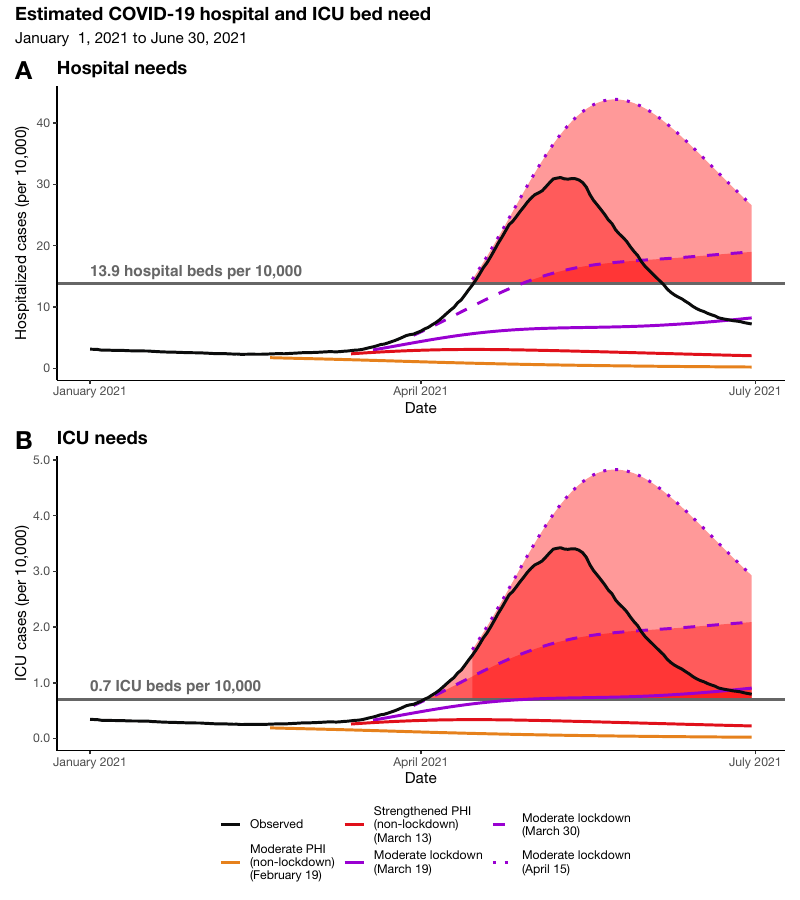

This figure's R source:
# libraries ----------
#install.packages("librarian")
librarian::shelf(data.table, janitor, ggplot2, patchwork, ggpubr)
source("model/esir_ally.R")
source("model/r_profile.R")

# source scripts and functions ----------
# f <- list.files(here("src"))
# for (i in seq_along(f)) {source(here("src", f[i]))}

# specifications ----------
hosp_cap <- 1.9e6 / 1.366e9 * 10000 # beds per 10,000
icu_cap  <- 95000 / 1.366e9 * 10000 # beds per 10,000

hosp_rate <- (.0604 * .921) + (.2817 * (1 - 0.921))
icu_rate  <- 0.11 # conditional on hospitalization

line_col  <- "#138808"
unity_col <- "gray40"

start_date <- "2021-01-01"
end_date   <- "2021-06-30"

# data ------------
dat <- fread("model/covid19india_national_counts_20211031.csv")

dat <- dat[, active_cases := (total_cases - total_recovered) / 10000][
  , `:=` (hosp_cases = active_cases * hosp_rate, icu_cases = active_cases * (hosp_rate * icu_rate), scenario = "Observed", date = as.Date(date))][]

feb_19 <- fread("model/seir_results/plot_data/Tier2_A.csv")[, scenario := "Moderate PHI\n(non-lockdown)\n(February 19)"][, .(date = dates, active_cases = value / 10000, scenario)][, `:=` (hosp_cases = active_cases * hosp_rate, icu_cases = active_cases * (hosp_rate * icu_rate), date = as.Date(date))][date >= as.Date("2021-02-19")]
mar_13 <- fread("model/seir_results/plot_data/Tier3_A.csv")[, scenario := "Strengthened PHI\n(non-lockdown)\n(March 13)"][, .(date = dates, active_cases = value / 10000, scenario)][, `:=` (hosp_cases = active_cases * hosp_rate, icu_cases = active_cases * (hosp_rate * icu_rate), date = as.Date(date))][date >= as.Date("2021-03-13")]
mar_19 <- fread("model/seir_results/plot_data/Tier4_1_A.csv")[, scenario := "Moderate lockdown\n(March 19)"][, .(date = dates, active_cases = value / 10000, scenario)][, `:=` (hosp_cases = active_cases * hosp_rate, icu_cases = active_cases * (hosp_rate * icu_rate), date = as.Date(date))][date >= as.Date("2021-03-19")]
mar_30 <- fread("model/seir_results/plot_data/Tier4_2_A.csv")[, scenario := "Moderate lockdown\n(March 30)"][, .(date = dates, active_cases = value / 10000, scenario)][, `:=` (hosp_cases = active_cases * hosp_rate, icu_cases = active_cases * (hosp_rate * icu_rate), date = as.Date(date))][date >= as.Date("2021-03-30")]
apr_15 <- fread("model/seir_results/plot_data/Tier4_3_A (1).csv")[, scenario := "Moderate lockdown\n(April 15)"][, .(date = dates, active_cases = value / 10000, scenario)][, `:=` (hosp_cases = active_cases * hosp_rate, icu_cases = active_cases * (hosp_rate * icu_rate), date = as.Date(date))][date >= as.Date("2021-04-15")]

# combine -----------
plot_dat <- rbindlist(
  list(
    dat[data.table::between(date, as.Date(start_date), as.Date(end_date))],
    feb_19,
    mar_13,
    mar_19,
    mar_30,
    apr_15
  ), fill = TRUE
)[date <= as.Date("2021-06-30")]
####

cols <- c(
  "Observed"                                      = colores4[[1]],
  "Moderate PHI\n(non-lockdown)\n(February 19)"   = colores4[[2]],
  "Strengthened PHI\n(non-lockdown)\n(March 13)"  = colores4[[3]],
  "Moderate lockdown\n(March 19)"                 = colores4[[4]],
  "Moderate lockdown\n(March 30)"                 = colores4[[4]],
  "Moderate lockdown\n(April 15)"                 = colores4[[4]]
)

plot_dat <- plot_dat[
  scenario == "Tier II\n(February 19)", scenario := "Moderate PHI\n(non-lockdown)\n(February 19)"][
    scenario == "Tier III\n(March 13)", scenario := "Strengthened PHI\n(non-lockdown)\n(March 13)"][
      scenario == "Tier IV\n(March 19)", scenario := "Moderate lockdown\n(March 19)"][
        scenario == "Tier IV\n(March 30)", scenario := "Moderate lockdown\n(March 30)"][
          scenario == "Tier IV\n(April 15)", scenario := "Moderate lockdown\n(April 15)"
        ][, lt := "solid"][scenario == "Moderate lockdown\n(March 30)", lt := "dashed"][
          scenario == "Moderate lockdown\n(April 15)", lt := "dotted"
        ]

lts <- c(
  "Observed" = "solid",
  "Moderate PHI\n(non-lockdown)\n(February 19)" = "solid",
  "Strengthened PHI\n(non-lockdown)\n(March 13)" = "solid",
 "Moderate lockdown\n(March 19)" = "solid",
 "Moderate lockdown\n(March 30)" = "dashed",
 "Moderate lockdown\n(April 15)" = "dotted"
)

hosp_plot <- plot_dat |>
  ggplot(aes(x = date, y = hosp_cases, group = scenario)) +
  geom_ribbon(data = plot_dat[hosp_cases > hosp_cap], aes (x = date, ymax = hosp_cases), ymin = hosp_cap, fill = "red", alpha = 0.4, color = NA) +
  geom_hline(yintercept = hosp_cap, color = unity_col, size = 1) +
  geom_line(aes(color = scenario, linetype = scenario), size = 1, show.legend = TRUE) +
  scale_color_manual(values = cols) +
  scale_linetype_manual(values = lts) +
  # scale_linetype_identity() +
  annotate(geom = "text", label = glue::glue("{format(round(hosp_cap, 1), nsmall = 1)} hospital beds per 10,000"),
           x = as.Date(start_date), y = hosp_cap + 2, hjust = 0, color = unity_col, fontface = "bold") + 
  labs(
    title = "Hospital needs",
    x = "Date",
    y = "Hospitalized cases (per 10,000)"
  ) +
  scale_x_date(date_labels = "%B %Y") +
  scale_y_continuous(labels = scales::comma) +
  theme_classic() +
  ggplot2::theme(
    text            = ggplot2::element_text(family = "Helvetica Neue"),
    legend.position = "top",
    legend.title    = ggplot2::element_blank(),
    plot.title      = ggplot2::element_text(face = "bold", hjust = 0),
    plot.caption    = ggtext::element_markdown(hjust = 0)
  )

leg <- as_ggplot(get_legend(hosp_plot))

hosp_plot <- hosp_plot + theme(legend.position = "none")

icu_plot <- plot_dat |>
  ggplot(aes(x = date, y = icu_cases, group = scenario, color = scenario)) +
  geom_ribbon(data = plot_dat[icu_cases > icu_cap], aes (x = date, ymax = icu_cases), ymin = icu_cap, fill = "red", alpha = 0.4, color = NA) +
  geom_hline(yintercept = icu_cap, color = unity_col, size = 1) +
  geom_line(aes(linetype = scenario), size = 1) +
  scale_color_manual(values = cols) +
  scale_linetype_manual(values = lts) +
  # scale_linetype_identity() +
  annotate(geom = "text", label = glue::glue("{format(round(icu_cap, 1), nsmall = 1)} ICU beds per 10,000"),
           x = as.Date(start_date), y = icu_cap + .25, hjust = 0, color = unity_col, fontface = "bold") + 
  labs(
    title = "ICU needs",
    x = "Date",
    y = "ICU cases (per 10,000)"
  ) +
  scale_x_date(date_labels = "%B %Y") +
  scale_y_continuous(labels = scales::comma) +
  theme_classic() +
  ggplot2::theme(
    text            = ggplot2::element_text(family = "Helvetica Neue"),
    legend.position = "none",
    legend.title    = ggplot2::element_blank(),
    plot.title      = ggplot2::element_text(face = "bold", hjust = 0),
    plot.caption    = ggtext::element_markdown(hjust = 0)
  )

patched   <- hosp_plot / icu_plot / leg
full_plot <- patched +
  plot_layout(ncol = 1, heights = c(3, 3, 1)) &
  plot_annotation(
    title    = "Estimated COVID-19 hospital and ICU bed need",
    subtitle = glue::glue("{format(as.Date(start_date), '%B %e, %Y')} to {format(as.Date(end_date), '%B %e, %Y')}"),
    tag_levels = list(c("A", "B", ""))
  )  &
  theme(
    plot.tag.position = c(0, 1),
    plot.tag          = element_text(size = 18, hjust = 0, vjust = 1, family = "Helvetica Neue", face = "bold")
  )

ggsave(
  filename = "figures/figure_s16/figure_s16.pdf",
  plot = full_plot,
  width = 8, height = 9,
  device = cairo_pdf
)
